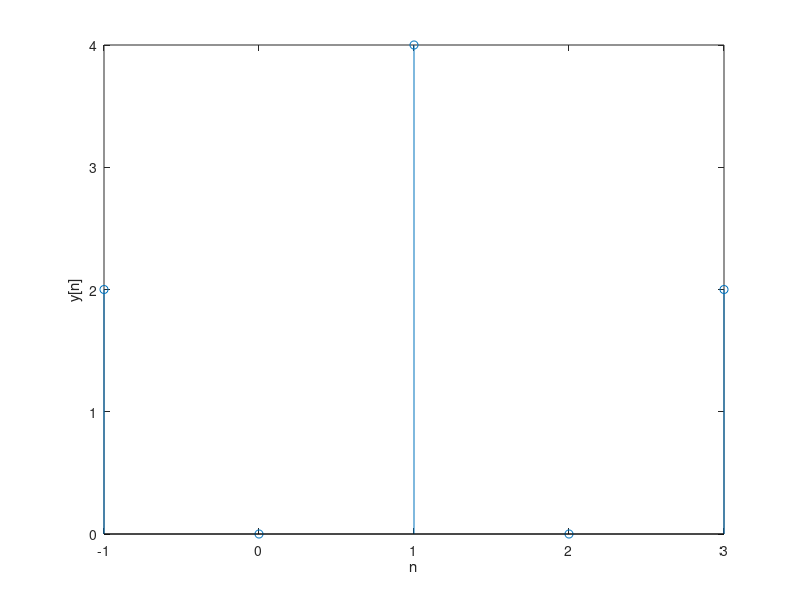
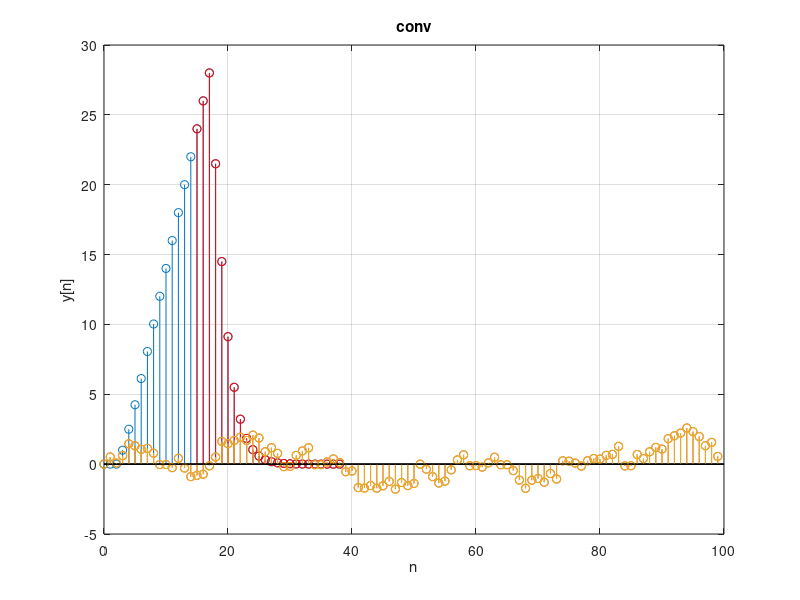

Recreate these plots in MATLAB, in order.
% Part2.m
% Author: Charles Yang
% Signal&System 2.7(a)(b)(c)(d)(e)
%% (a)(b)
nh = -1:1;
h = [2 0 2];
nx = [0 1 2];
x = [1 0 1];
y = conv(h,x);
ny = -1:3;
figure;
stem(ny,y);xlabel('n');ylabel('y[n]');
%% (c)
nx = 0:24;
nh = 0:14;
for i=1:length(nx)
    if nx(i)-2 > 0
        u = nx(i)-2;
    else
        u = 0;
    end
    x(i)=(1/2)^(nx(i)-2)*u;
end
if nh+2 > 0
    h = nh+2;
else
    h = 0;
end
y=conv(h,x);
ny=[0:38];
figure;
stem(ny,y);xlabel('n');ylabel('y[n]');
hold on;
stem(ny(16:length(ny)),y(16:length(y)),'r');

%% (d)
clear;clc;
for i=0:99
    x(i+1)=cos(i^2)*sin(2*pi*i/5);
    if i<10,h(i+1)=0.9^i;
    else h(i+1)=0;
    end
end
y=conv(h,x);
ny=[0:99];
stem(ny,y(1:100));grid on;title('y');

%% (e)
clear;clc;
for i=0:99
    x(i+1)=cos(i^2)*sin(2*pi*i/5);
    if i<10,h(i+1)=0.9^i;
    else h(i+1)=0;
    end
end
x0=x(1:50);x1=x(51:100);
y0=conv(h,x0);
y1=conv(h,x1);
k=99;
for i=1:50,y(i)=y0(i);end 
for i=51:149,y(i)=y0(i)+y1(i+49-k);end
for i=150:199,y(i)=y1(i+49-145);end
ny=[0:99];
stem(ny,y(1:100));grid on;title('conv');
